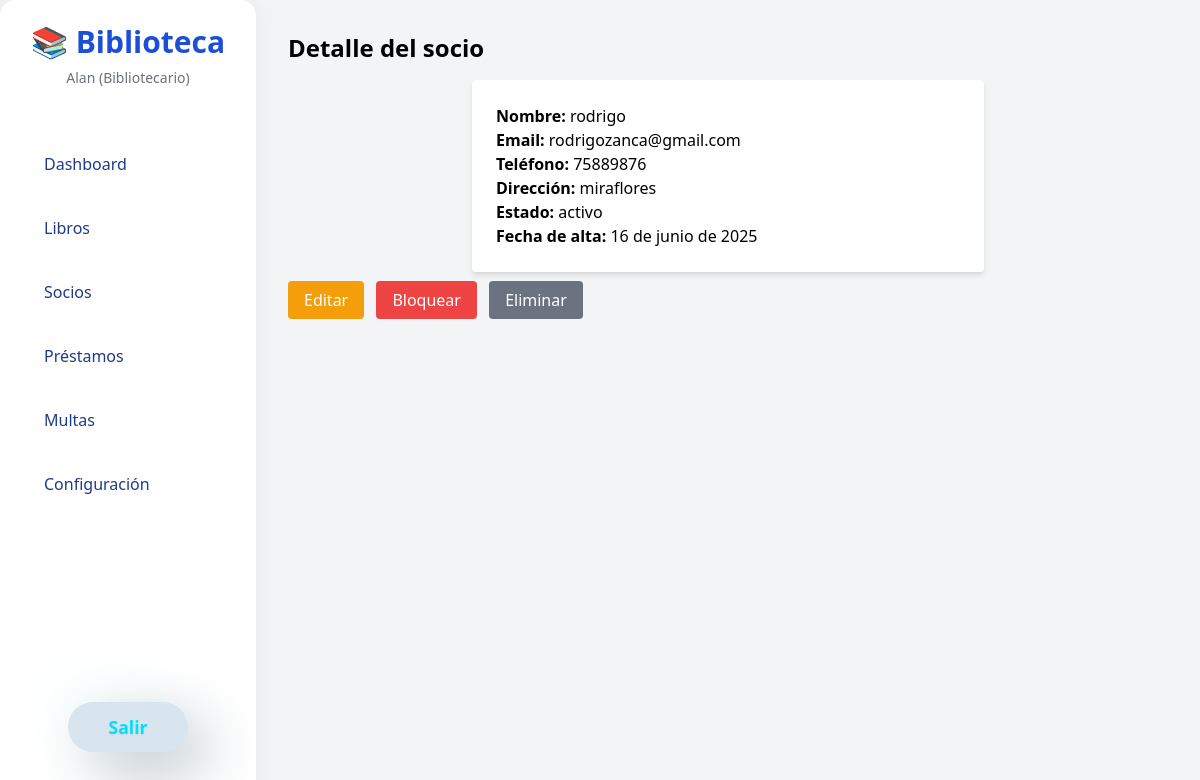
Screenshot of /socios/3/ (signed in) with the database file from the repository.
### apps/socios/models.py (models this page shows, shortened)
class Socio(models.Model):
    user = models.OneToOneField(User, on_delete=models.CASCADE, related_name='socio')
    fecha_alta = models.DateField(auto_now_add=True)
    estado = models.CharField(max_length=20, choices=[('activo', 'Activo'), ('bloqueado', 'Bloqueado'), ('inactivo', 'Inactivo')], default='activo')
    telefono = models.CharField(max_length=20, blank=True)
    direccion = models.CharField(max_length=255, blank=True)
    bloqueado_por_multas = models.BooleanField(default=False)

### apps/socios/views.py (the view)
# urls.py: path('<int:pk>/', views.detalle_socio, name='detalle_socio'),
@login_required
def detalle_socio(request, pk):
    socio = get_object_or_404(Socio, pk=pk)
    return render(request, 'socios/detalle_socio.html', {'socio': socio})

### apps/socios/templates/socios/detalle_socio.html (shortened to what this page needs)
{% extends 'base.html' %}
{% block content %}
<h1 class="text-2xl font-bold mb-4">Detalle del socio</h1>
<div class="bg-white p-6 rounded shadow-md max-w-lg mx-auto mb-4">
    <p><strong>Nombre:</strong> {{ socio.user.get_full_name }}</p>
    <p><strong>Email:</strong> {{ socio.user.email }}</p>
    <p><strong>Teléfono:</strong> {{ socio.telefono }}</p>
    <p><strong>Dirección:</strong> {{ socio.direccion }}</p>
    <p><strong>Estado:</strong> {{ socio.estado }}</p>
    <p><strong>Fecha de alta:</strong> {{ socio.fecha_alta }}</p>
</div>
<a href="{% url 'editar_socio' socio.pk %}" class="bg-yellow-500 text-white px-4 py-2 rounded mr-2">Editar</a>
<a href="{% url 'bloquear_socio' socio.pk %}" class="bg-red-500 text-white px-4 py-2 rounded mr-2">Bloquear</a>
<a href="{% url 'eliminar_socio' socio.pk %}" class="bg-gray-500 text-white px-4 py-2 rounded">Eliminar</a>
{% endblock %}

### templates/base.html (shortened to what this page needs)
{% load static %}
<!DOCTYPE html>
<html lang="es">
<head>
    <link href="https://cdn.jsdelivr.net/npm/tailwindcss@2.2.19/dist/tailwind.min.css" rel="stylesheet">
    <link rel="stylesheet" href="https://cdn.jsdelivr.net/npm/@tabler/icons-webfont@2.44.0/tabler-icons.min.css">
    <link rel="stylesheet" href="{% static 'css/dashboard-global.css' %}">
</head>
<body class="bg-gray-100 min-h-screen flex">
    <aside id="sidebar" class="w-64 bg-white shadow-lg flex flex-col p-6 min-h-screen">
        <div class="mb-8 flex flex-col items-center">
            <span class="text-3xl font-bold text-blue-700">📚 Biblioteca</span>
            <span class="text-sm text-gray-500 mt-2">{{ request.user.username }} ({{ request.user.is_superuser|yesno:'Administrador,Bibliotecario' }})</span>
        </div>
        <nav class="flex-1 mt-6">
            <ul class="space-y-4">
                <li><a href="/estadisticas/" class="sidebar-link flex items-center gap-2 text-blue-700 font-semibold"> <span class="sidebar-text">Dashboard</span></a></li>
                <li><a href="/libros/" class="sidebar-link flex items-center gap-2"> <span class="sidebar-text">Libros</span></a></li>
                <li><a href="/socios/" class="sidebar-link flex items-center gap-2"> <span class="sidebar-text">Socios</span></a></li>
                <li><a href="/prestamos/" class="sidebar-link flex items-center gap-2"> <span class="sidebar-text">Préstamos</span></a></li>
                <li><a href="/multas/" class="sidebar-link flex items-center gap-2"> <span class="sidebar-text">Multas</span></a></li>
                <li><a href="/configuracion/" class="sidebar-link flex items-center gap-2" id="configuracion-btn"> <span class="sidebar-text">Configuración</span></a></li>
            </ul>
        </nav>
        <div class="mt-8 text-center">
            <button onclick="window.location.href='/logout/'" class="sidebar-logout">Salir</button>
        </div>
    </aside>
    <main class="flex-1 p-8">
        {% block content %}{% endblock %}
    </main>
</body>
</html>

### static/css/dashboard-global.css (style rules this page uses)
#sidebar { box-shadow: 0 4px 24px 0 rgba(30,64,175,0.07); border-radius: 1rem; }
.sidebar-link { border-radius: 0.5rem; transition: background 0.2s, box-shadow 0.2s, color 0.2s, scale 0.2s; padding: 0.5rem 0.75rem; font-size: 1rem; font-weight: 500; color: #1e3a8a; display: flex; align-items: center; gap: 0.5rem; }
.sidebar-logout { border-radius: 50px; background: #d8e5ee !important; background-color: #d8e5ee !important; box-shadow: 20px 20px 60px #b8c3ca, -20px -20px 60px #f8ffff; color: #00dffc !important; border: none; font-weight: bold; font-size: 1.1rem; padding: 0.75rem 2.5rem; transition: box-shadow 0.2s, background 0.2s, scale 0.2s; text-shadow: 0 1px 2px rgba(0,0,0,0.08); position: relative; z-index: 10; margin-bottom: 1.5rem; }
.form-group, .mb-3, .space-y-4 > * { margin-bottom: 1.5rem !important; }

### rows the page displays
Socio: user.get_full_name "rodrigo", user.email "rodrigozanca@gmail.com", telefono "75889876", direccion "miraflores", estado "activo", fecha_alta "16 de junio de 2025"

### other values shown
{{ request.user.username }} "Alan"
{{ request.user.is_superuser|yesno:'Administrador,Bibliotecario' }} "Bibliotecario"
